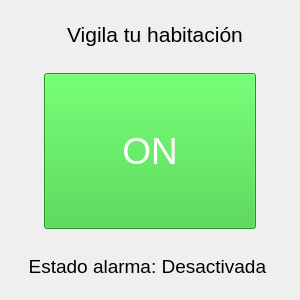
<?xml version="1.0" encoding="UTF-8"?>
<ui version="4.0">
 <class>Alarma</class>
 <widget class="QMainWindow" name="Alarma">
  <property name="geometry">
   <rect>
    <x>0</x>
    <y>0</y>
    <width>300</width>
    <height>300</height>
   </rect>
  </property>
  <property name="minimumSize">
   <size>
    <width>300</width>
    <height>300</height>
   </size>
  </property>
  <property name="maximumSize">
   <size>
    <width>300</width>
    <height>300</height>
   </size>
  </property>
  <property name="windowTitle">
   <string>Alarma.py</string>
  </property>
  <property name="windowIcon">
   <iconset>
    <normaloff>icon.png</normaloff>icon.png</iconset>
  </property>
  <widget class="QWidget" name="centralwidget">
   <layout class="QVBoxLayout" name="verticalLayout_2">
    <item>
     <spacer name="verticalSpacer_3">
      <property name="orientation">
       <enum>Qt::Vertical</enum>
      </property>
      <property name="sizeType">
       <enum>QSizePolicy::Fixed</enum>
      </property>
      <property name="sizeHint" stdset="0">
       <size>
        <width>20</width>
        <height>13</height>
       </size>
      </property>
     </spacer>
    </item>
    <item>
     <layout class="QHBoxLayout" name="horizontalLayout_2">
      <item>
       <spacer name="horizontalSpacer_4">
        <property name="orientation">
         <enum>Qt::Horizontal</enum>
        </property>
        <property name="sizeType">
         <enum>QSizePolicy::Fixed</enum>
        </property>
        <property name="sizeHint" stdset="0">
         <size>
          <width>10</width>
          <height>20</height>
         </size>
        </property>
       </spacer>
      </item>
      <item>
       <widget class="QLabel" name="label">
        <property name="sizePolicy">
         <sizepolicy hsizetype="MinimumExpanding" vsizetype="Preferred">
          <horstretch>0</horstretch>
          <verstretch>0</verstretch>
         </sizepolicy>
        </property>
        <property name="font">
         <font>
          <pointsize>16</pointsize>
         </font>
        </property>
        <property name="text">
         <string>Vigila tu habitación</string>
        </property>
        <property name="alignment">
         <set>Qt::AlignCenter</set>
        </property>
       </widget>
      </item>
     </layout>
    </item>
    <item>
     <layout class="QVBoxLayout" name="verticalLayout">
      <item>
       <spacer name="verticalSpacer">
        <property name="orientation">
         <enum>Qt::Vertical</enum>
        </property>
        <property name="sizeType">
         <enum>QSizePolicy::Fixed</enum>
        </property>
        <property name="sizeHint" stdset="0">
         <size>
          <width>20</width>
          <height>20</height>
         </size>
        </property>
       </spacer>
      </item>
      <item>
       <layout class="QHBoxLayout" name="horizontalLayout">
        <item>
         <spacer name="horizontalSpacer_2">
          <property name="orientation">
           <enum>Qt::Horizontal</enum>
          </property>
          <property name="sizeType">
           <enum>QSizePolicy::Fixed</enum>
          </property>
          <property name="sizeHint" stdset="0">
           <size>
            <width>35</width>
            <height>20</height>
           </size>
          </property>
         </spacer>
        </item>
        <item>
         <widget class="QPushButton" name="switch_btn">
          <property name="sizePolicy">
           <sizepolicy hsizetype="MinimumExpanding" vsizetype="MinimumExpanding">
            <horstretch>0</horstretch>
            <verstretch>0</verstretch>
           </sizepolicy>
          </property>
          <property name="font">
           <font>
            <pointsize>28</pointsize>
           </font>
          </property>
          <property name="styleSheet">
           <string notr="true">color: rgb(255, 255, 255);
background-color: rgb(50, 205, 50);</string>
          </property>
          <property name="text">
           <string>ON</string>
          </property>
         </widget>
        </item>
        <item>
         <spacer name="horizontalSpacer_3">
          <property name="orientation">
           <enum>Qt::Horizontal</enum>
          </property>
          <property name="sizeType">
           <enum>QSizePolicy::Fixed</enum>
          </property>
          <property name="sizeHint" stdset="0">
           <size>
            <width>35</width>
            <height>20</height>
           </size>
          </property>
         </spacer>
        </item>
       </layout>
      </item>
      <item>
       <spacer name="verticalSpacer_2">
        <property name="orientation">
         <enum>Qt::Vertical</enum>
        </property>
        <property name="sizeType">
         <enum>QSizePolicy::Fixed</enum>
        </property>
        <property name="sizeHint" stdset="0">
         <size>
          <width>20</width>
          <height>20</height>
         </size>
        </property>
       </spacer>
      </item>
     </layout>
    </item>
    <item>
     <widget class="QLabel" name="status_lbl">
      <property name="sizePolicy">
       <sizepolicy hsizetype="MinimumExpanding" vsizetype="Fixed">
        <horstretch>0</horstretch>
        <verstretch>0</verstretch>
       </sizepolicy>
      </property>
      <property name="font">
       <font>
        <pointsize>14</pointsize>
       </font>
      </property>
      <property name="text">
       <string>Estado alarma: Desactivada </string>
      </property>
      <property name="alignment">
       <set>Qt::AlignCenter</set>
      </property>
     </widget>
    </item>
    <item>
     <spacer name="verticalSpacer_4">
      <property name="orientation">
       <enum>Qt::Vertical</enum>
      </property>
      <property name="sizeType">
       <enum>QSizePolicy::Fixed</enum>
      </property>
      <property name="sizeHint" stdset="0">
       <size>
        <width>20</width>
        <height>13</height>
       </size>
      </property>
     </spacer>
    </item>
   </layout>
  </widget>
 </widget>
 <resources/>
 <connections/>
</ui>
